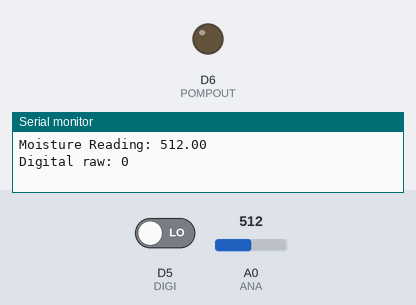
A sketch run on a simulated ESP8266 (NodeMCU). Parts: output pins drawn as LEDs (lit = HIGH), the last lines printed to the serial monitor. The test bench sets the inputs (shaded band); at power-on: A0 (ANA) = 512, D5 (DIGI) LOW. WiFi joins after 1.5 s; servers stay silent unless stated.

Above: at 3.0 s.
3.1 s: A0 (ANA) set to 643
4.6 s: A0 (ANA) set to 665
At 5.4 s:
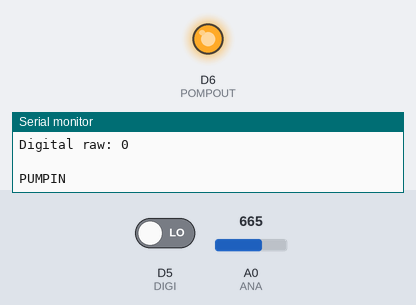
6.3 s: A0 (ANA) set to 640
At 6.6 s:
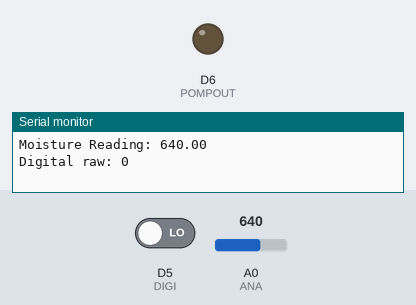
7.8 s: A0 (ANA) set to 660
At 9.1 s:
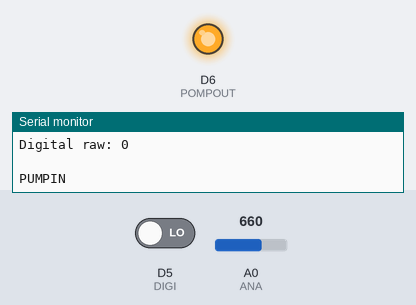
Timing chart, 0 to 10.3 s (numbered marks = the images above; inputs shaded):
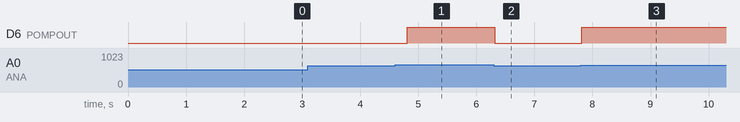

The sketch:

Monitor_moisture_level.ino
```cpp
#define ANA A0
#define DIGI D5
#define POMPOUT D6
#define BLYNK_PRINT Serial //Blynk
#define PIN_UPTIME V1 //Blynk

#include <ESP8266WiFi.h>//Blynk
#include <BlynkSimpleEsp8266.h> //Blynk - You will need to install the Blynk library - See README.md

double analogValue = 0.0;
int digitalValue = 0;
double analogVolts = 0.0;
double sensorData = 0.0;
unsigned long timeHolder = 0;

char auth[] = "YOUR APP ID SENT BY BLYNK GOES HERE"; //Blynk
char ssid[] = "YOUR WIFI SSID"; //Blynk
char pass[] = "YOUR WIFI PASSWORD"; //Blynk

void setup() {

  pinMode(ANA, INPUT);
  pinMode(DIGI, INPUT);
  pinMode(POMPOUT, OUTPUT);
  Serial.begin(115200);
  Blynk.begin(auth, ssid, pass); //Blynk - pass in your Blynk app ID, wifi ssid, and password
}
void loop() {
  analogValue = analogRead(ANA);
  digitalValue = digitalRead(DIGI);
  Blynk.run(); //Blynk
  Blynk.virtualWrite(V1, analogValue); //Blynk - Pass in the virtual port number (Configured on the Blynk app) and the value to display on the gauge

  // Serial data
  Serial.print("Moisture Reading: ");
  Serial.println(analogValue);
  Serial.print("Digital raw: ");
  Serial.println(digitalValue);
  Serial.println(" ");

  if (analogValue <= 650) {
    digitalWrite(POMPOUT, false);
  } else {
        Serial.println("PUMPIN");
      digitalWrite(POMPOUT, true);
  }
  delay(500);
}
```

Measured:
- the behaviour switches between 650 and 651 on A0 (ANA) (found by bisection; images 0 and 1)
- after the input at 4.6 s, D6 (POMPOUT): LOW → HIGH after 0.21 s
- after the input at 6.3 s, D6 (POMPOUT): HIGH → LOW at once
- after the input at 7.8 s, D6 (POMPOUT): LOW → HIGH at once
